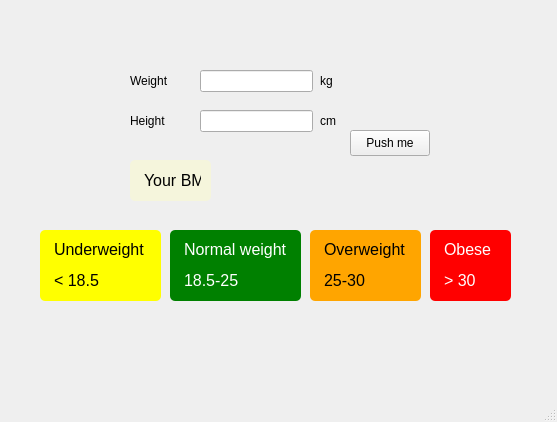
<?xml version="1.0" encoding="UTF-8"?>
<ui version="4.0">
 <class>MainWindow</class>
 <widget class="QMainWindow" name="MainWindow">
  <property name="geometry">
   <rect>
    <x>0</x>
    <y>0</y>
    <width>557</width>
    <height>422</height>
   </rect>
  </property>
  <property name="windowTitle">
   <string>MainWindow</string>
  </property>
  <widget class="QWidget" name="centralwidget">
   <widget class="QLabel" name="label_height">
    <property name="geometry">
     <rect>
      <x>130</x>
      <y>110</y>
      <width>58</width>
      <height>21</height>
     </rect>
    </property>
    <property name="text">
     <string>Height</string>
    </property>
   </widget>
   <widget class="QLineEdit" name="lineEdit_weight">
    <property name="geometry">
     <rect>
      <x>200</x>
      <y>70</y>
      <width>113</width>
      <height>22</height>
     </rect>
    </property>
   </widget>
   <widget class="QLineEdit" name="lineEdit_height">
    <property name="geometry">
     <rect>
      <x>200</x>
      <y>110</y>
      <width>113</width>
      <height>22</height>
     </rect>
    </property>
   </widget>
   <widget class="QPushButton" name="button_calculate">
    <property name="geometry">
     <rect>
      <x>350</x>
      <y>130</y>
      <width>80</width>
      <height>26</height>
     </rect>
    </property>
    <property name="text">
     <string>Push me</string>
    </property>
   </widget>
   <widget class="QLabel" name="label_result">
    <property name="geometry">
     <rect>
      <x>220</x>
      <y>170</y>
      <width>281</width>
      <height>16</height>
     </rect>
    </property>
    <property name="styleSheet">
     <string notr="true"/>
    </property>
    <property name="text">
     <string/>
    </property>
   </widget>
   <widget class="QLabel" name="label_2">
    <property name="geometry">
     <rect>
      <x>320</x>
      <y>70</y>
      <width>58</width>
      <height>21</height>
     </rect>
    </property>
    <property name="text">
     <string>kg</string>
    </property>
   </widget>
   <widget class="QLabel" name="label_3">
    <property name="geometry">
     <rect>
      <x>320</x>
      <y>110</y>
      <width>58</width>
      <height>21</height>
     </rect>
    </property>
    <property name="text">
     <string>cm</string>
    </property>
   </widget>
   <widget class="QLabel" name="label_4">
    <property name="geometry">
     <rect>
      <x>130</x>
      <y>70</y>
      <width>58</width>
      <height>21</height>
     </rect>
    </property>
    <property name="text">
     <string>Weight</string>
    </property>
   </widget>
   <widget class="QLabel" name="label">
    <property name="geometry">
     <rect>
      <x>40</x>
      <y>230</y>
      <width>121</width>
      <height>71</height>
     </rect>
    </property>
    <property name="styleSheet">
     <string notr="true">background-color: yellow;
color: black;
padding: 10px;
font-size: 16px;
text-align: center;
border-radius: 5px;
</string>
    </property>
    <property name="text">
     <string>&lt;html&gt;&lt;head/&gt;&lt;body&gt;&lt;p&gt;Underweight&lt;/p&gt;&lt;p&gt;&amp;lt; 18.5&lt;/p&gt;&lt;/body&gt;&lt;/html&gt;</string>
    </property>
   </widget>
   <widget class="QLabel" name="label_5">
    <property name="geometry">
     <rect>
      <x>170</x>
      <y>230</y>
      <width>131</width>
      <height>71</height>
     </rect>
    </property>
    <property name="styleSheet">
     <string notr="true">background-color: green;
color: white;
padding: 10px;
font-size: 16px;
text-align: center;
border-radius: 5px;
</string>
    </property>
    <property name="text">
     <string>&lt;html&gt;&lt;head/&gt;&lt;body&gt;&lt;p&gt;Normal weight &lt;/p&gt;&lt;p&gt;18.5-25&lt;/p&gt;&lt;/body&gt;&lt;/html&gt;</string>
    </property>
   </widget>
   <widget class="QLabel" name="label_6">
    <property name="geometry">
     <rect>
      <x>310</x>
      <y>230</y>
      <width>111</width>
      <height>71</height>
     </rect>
    </property>
    <property name="styleSheet">
     <string notr="true">background-color: orange;
color: black;
padding: 10px;
font-size: 16px;
text-align: center;
border-radius: 5px;
</string>
    </property>
    <property name="text">
     <string>&lt;html&gt;&lt;head/&gt;&lt;body&gt;&lt;p&gt;Overweight &lt;/p&gt;&lt;p&gt;25-30&lt;/p&gt;&lt;/body&gt;&lt;/html&gt;</string>
    </property>
   </widget>
   <widget class="QLabel" name="label_7">
    <property name="geometry">
     <rect>
      <x>430</x>
      <y>230</y>
      <width>81</width>
      <height>71</height>
     </rect>
    </property>
    <property name="styleSheet">
     <string notr="true">background-color: red;
color: white;
padding: 10px;
font-size: 16px;
text-align: center;
border-radius: 5px;
</string>
    </property>
    <property name="text">
     <string>&lt;html&gt;&lt;head/&gt;&lt;body&gt;&lt;p&gt;Obese &lt;/p&gt;&lt;p&gt;&amp;gt; 30&lt;/p&gt;&lt;/body&gt;&lt;/html&gt;</string>
    </property>
   </widget>
   <widget class="QLabel" name="label_8">
    <property name="geometry">
     <rect>
      <x>130</x>
      <y>160</y>
      <width>81</width>
      <height>41</height>
     </rect>
    </property>
    <property name="styleSheet">
     <string notr="true">background-color: beige;
color: white;
padding: 10px;
font-size: 16px;
text-align: center;
border-radius: 5px;
</string>
    </property>
    <property name="text">
     <string>&lt;html&gt;&lt;head/&gt;&lt;body&gt;&lt;p&gt;&lt;span style=&quot; font-size:12pt; color:#000000;&quot;&gt;Your BMI:&lt;/span&gt;&lt;/p&gt;&lt;/body&gt;&lt;/html&gt;</string>
    </property>
   </widget>
  </widget>
  <widget class="QMenuBar" name="menubar">
   <property name="geometry">
    <rect>
     <x>0</x>
     <y>0</y>
     <width>557</width>
     <height>21</height>
    </rect>
   </property>
  </widget>
  <widget class="QStatusBar" name="statusbar"/>
 </widget>
 <resources/>
 <connections/>
</ui>
